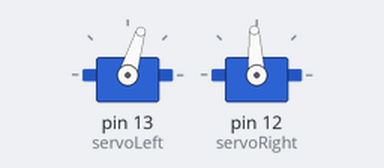
Simulated run of this sketch. Board: Arduino Uno, built with avr-gcc and run on an emulated ATmega328P. On the bench: 2 × servo.

Above: at 0.1 s.
At 1.3 s:
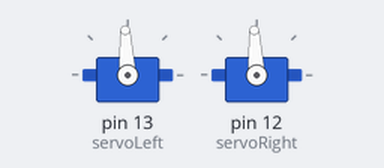
Timing chart, 0 to 2.8 s (numbered marks = the images above):
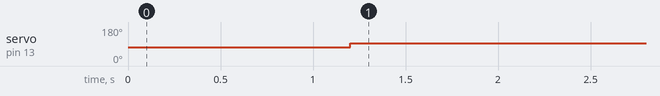

The sketch:

Chapter2Exercise2.ino
```cpp
/*
Robotics with the BOE Shield
Chapter 2, Exercise 2
Write a setup function that makes the pin 13 servo turn full speed clockwise for
1.2 seconds, while the pin 12 servo stays still.  After that, set both servos to stop.
*/

#include <Servo.h>

Servo servoLeft;          // Declare left servo signal
Servo servoRight;         // Declare right servo signal

void setup() {
  servoLeft.attach(13);   // Attach left signal to pin 13
  servoRight.attach(12);  // Attach right signal to pin 12

  servoLeft.writeMicroseconds(1300);  // 1.3 ms -> clockwise
  servoRight.writeMicroseconds(1500); // Stay still
  delay(1200);                        // .. for 3 seconds
  servoLeft.writeMicroseconds(1500);  // Stay still
  servoRight.writeMicroseconds(1500); // Stay still
}

void loop() {
}
```

Measured:
- by itself, servo on pin 13 (servoLeft): 73° → 93° at 1.2 s
